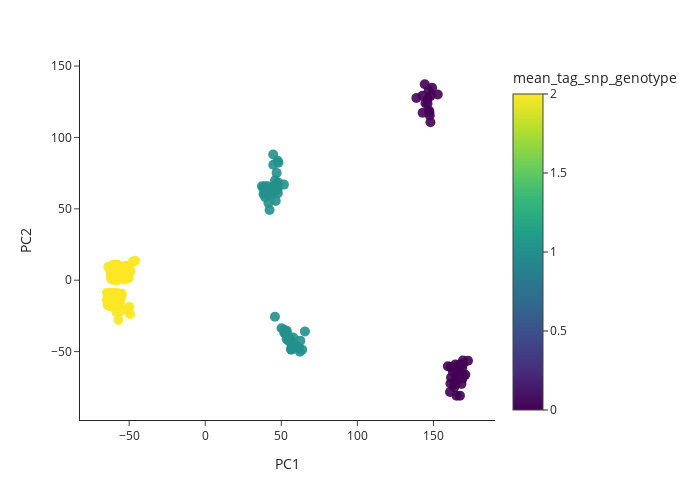

Source (notebook cell):
### Code cell
ag3.plot_pca_coords(pca_df_2la, color="mean_tag_snp_genotype", width=700, height=500)

### Figure 1 — Plotly figure (JSON) as saved in the notebook; plotly's stock layout.template omitted (floating-point values rounded to 4 significant figures; data arrays with more than 128 entries replaced by an {"elided": "..."} marker saying what was removed)
{"data": [{"customdata": {"elided": "281x12 mixed values"}, "hovertemplate": "<b>%{hovertext}</b><br><br>PC1=%{x}<br>PC2=%{y}<br>sample_id=%{customdata[0]}<br>partner_sample_id=%{customdata[1]}<br>sample_set=%{customdata[2]}<br>taxon=%{customdata[3]}<br>country=%{customdata[4]}<br>admin1_iso=%{customdata[5]}<br>admin1_name=%{customdata[6]}<br>admin2_name=%{customdata[7]}<br>location=%{customdata[8]}<br>year=%{customdata[9]}<br>month=%{customdata[10]}<br>mean_tag_snp_genotype=%{marker.color}<extra></extra>", "hovertext": {"elided": "281 str values"}, "legendgroup": "", "marker": {"color": {"elided": "281 float values"}, "coloraxis": "coloraxis", "opacity": 0.9, "size": 10, "symbol": "circle"}, "mode": "markers", "name": "", "orientation": "v", "showlegend": false, "type": "scatter", "x": {"elided": "281 float values"}, "xaxis": "x", "y": {"elided": "281 float values"}, "yaxis": "y"}], "layout": {"coloraxis": {"colorbar": {"title": {"text": "mean_tag_snp_genotype"}}, "colorscale": [[0, "#440154"], [0.1111, "#482878"], [0.2222, "#3e4989"], [0.3333, "#31688e"], [0.4444, "#26828e"], [0.5556, "#1f9e89"], [0.6667, "#35b779"], [0.7778, "#6ece58"], [0.8889, "#b5de2b"], [1, "#fde725"]]}, "height": 500, "legend": {"itemsizing": "constant", "tracegroupgap": 0}, "margin": {"t": 60}, "width": 700, "xaxis": {"anchor": "y", "autorange": true, "domain": [0, 1], "range": [-82.24, 190.4], "title": {"text": "PC1"}, "type": "linear"}, "yaxis": {"anchor": "x", "autorange": true, "domain": [0, 1], "range": [-97.93, 154.3], "title": {"text": "PC2"}, "type": "linear"}}}
